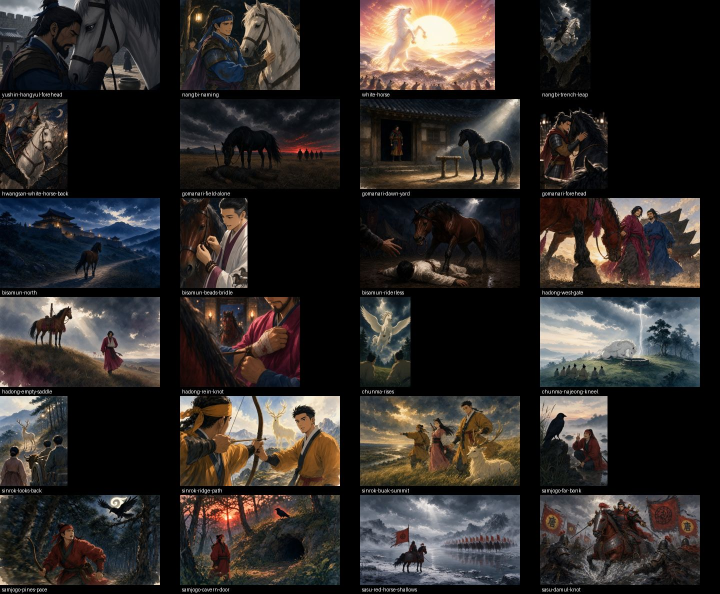
#> input picture scripts/.cache/animal-sheet.jpg, 1440 x 1188 px (shown at 1/2 size)
$ python -i style-sheet.py   (imports and definitions only)
#> lines starting #> are read from the running program, lines starting #| are printed output that depends on the picture; after the words box and inside, x2 and y2 are one past the last pixel; in counts of white or black regions, pixels touching at a corner belong together
#> further down, picture is the input picture: PIL image 1440x1188 RGB; mean R, G, B 48.5, 43.9, 41.5
#!/usr/bin/env python3
"""One GenerateImage sheet: top row is the three style stills, bottom row is identity."""
import os
import sys
from PIL import Image, ImageChops

ROOT = "/Users/heewon/Documents/GitHub/kingdom"
STYLES = [
    f"{ROOT}/scripts/.cache/refs-small/hek-moon-above-src.jpg",
]
LIMIT = 45_000


def load(path):
    return Image.open(path).convert("RGB")


def bust(im):
    diff = ImageChops.difference(im, Image.new("RGB", im.size, "white")).convert("L")
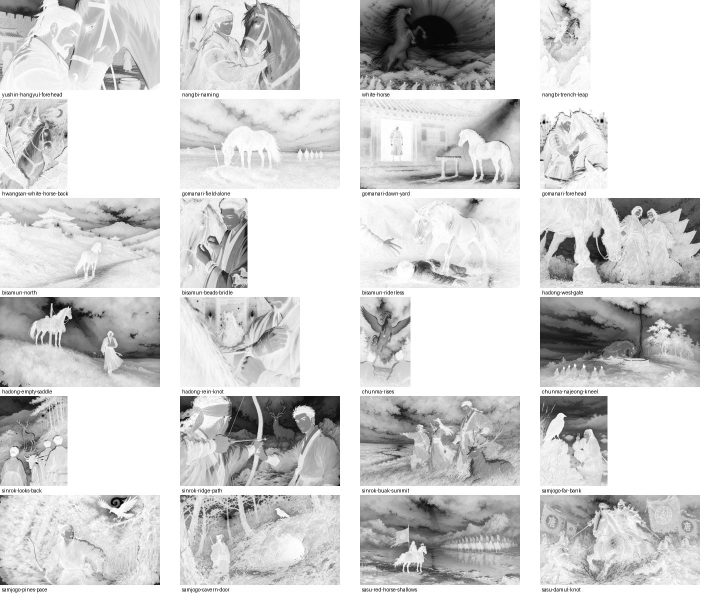
#> diff: PIL image 1440x1188 L (shown at 1/2 size); min 0, max 255, mean 210
    diff = diff.point(lambda v: 255 if v > 24 else 0)
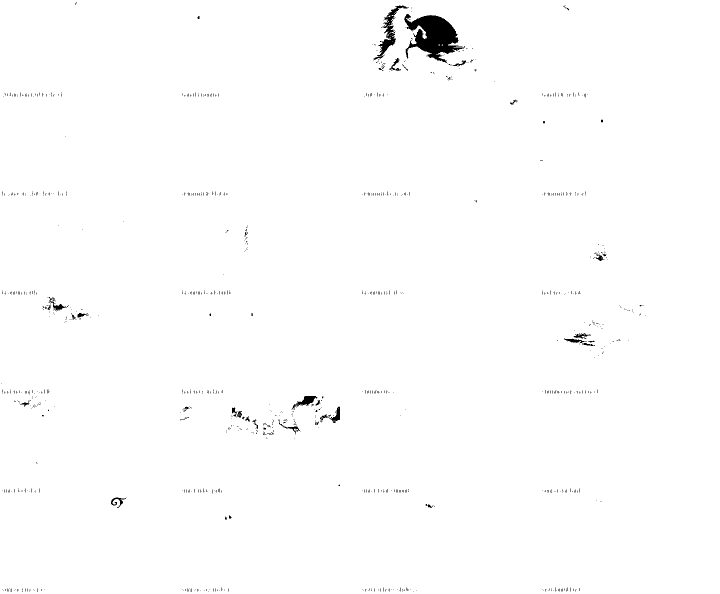
#> diff: PIL image 1440x1188 L (shown at 1/2 size); 99.2% white; 990 black regions (955 under 20 px), largest, box (x1, y1, x2, y2) and area: (808, 28, 930, 126) 6018, (747, 11, 818, 120) 1472, (583, 792, 635, 820) 488
    box = diff.getbbox()
#> box = (0, 0, 1440, 1188)
    if box:
        im = im.crop(box)
    return im.crop((0, 0, im.width, round(im.height * 0.46)))
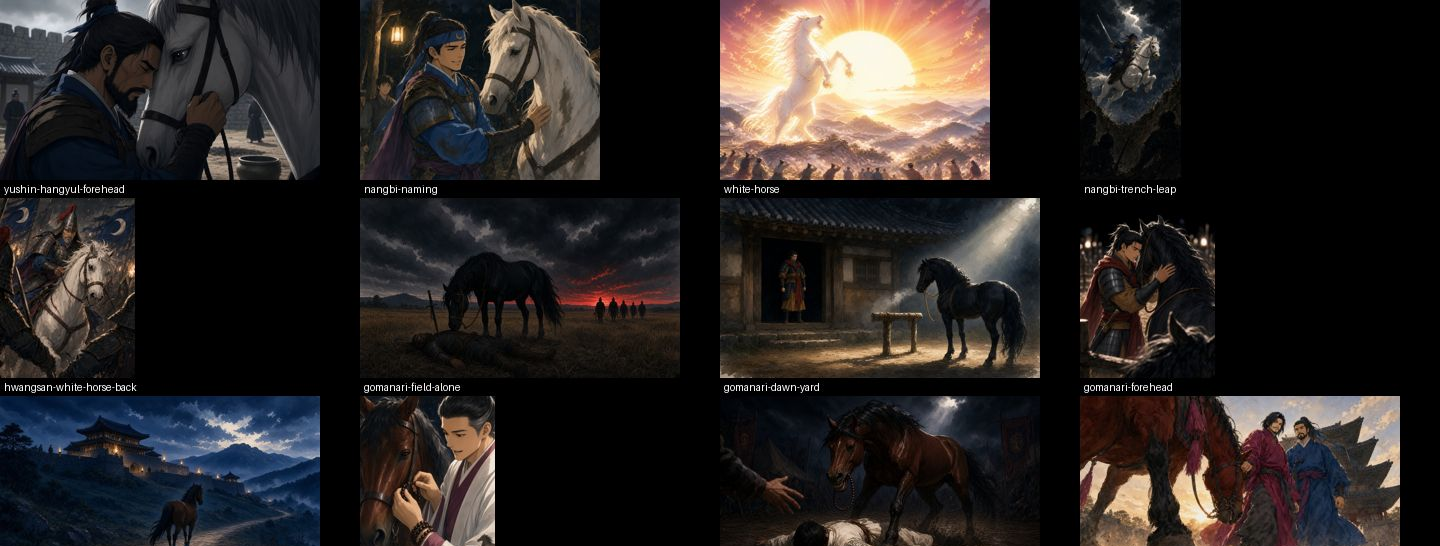
#> returned value: PIL image 1440x546 RGB; mean R, G, B 40.6, 36, 34.5


# [13 lines left out: function row, not called in this run]


def fit_width(im, width):
    h = max(1, round(im.height * width / im.width))
    return im.resize((width, h), Image.LANCZOS)


# [28 lines left out: function compose, not called in this run]


# [2 lines not run here, left out]

>>> from PIL import Image
>>> picture = Image.open('animal-sheet.jpg')
>>> result = bust(picture)

$ run again, on scripts/.cache/cln_go.jpg
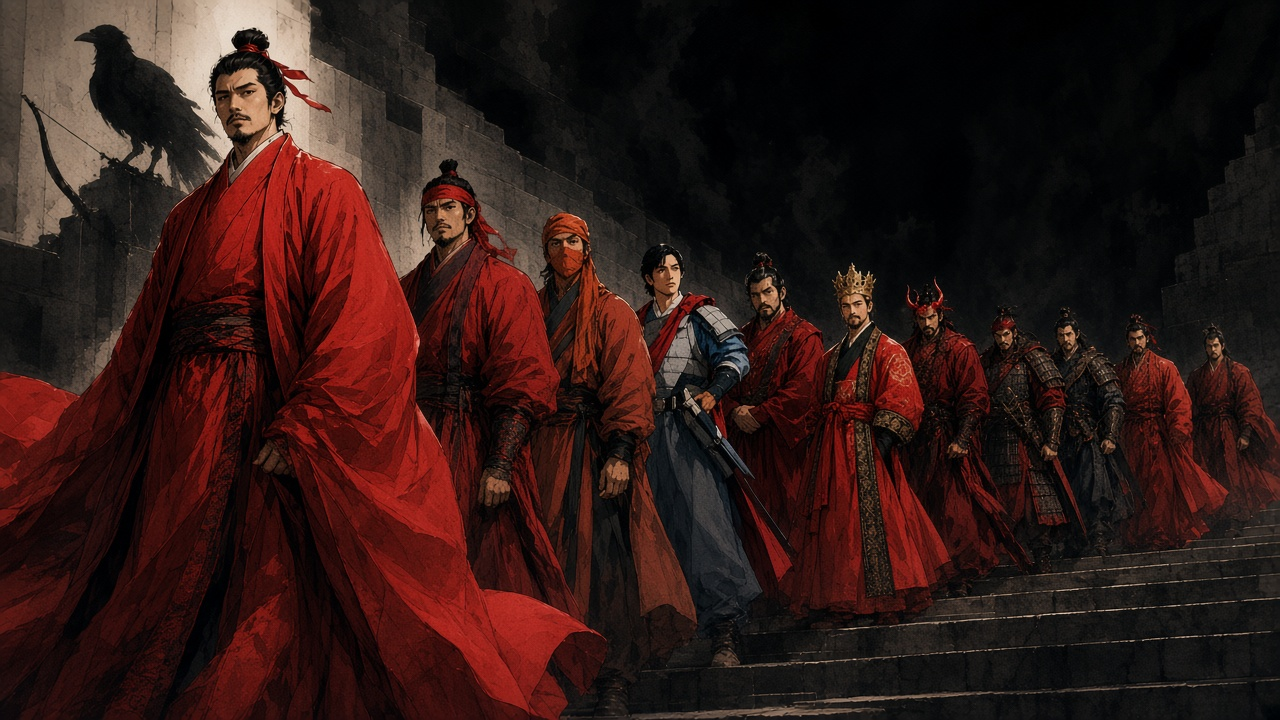
#> input picture scripts/.cache/cln_go.jpg, 1280 x 720 px
#> picture is the input picture: PIL image 1280x720 RGB; mean R, G, B 48, 25.1, 22
#> in bust, `diff = diff.point(lambda v: 255 if v > 24 else 0)`:
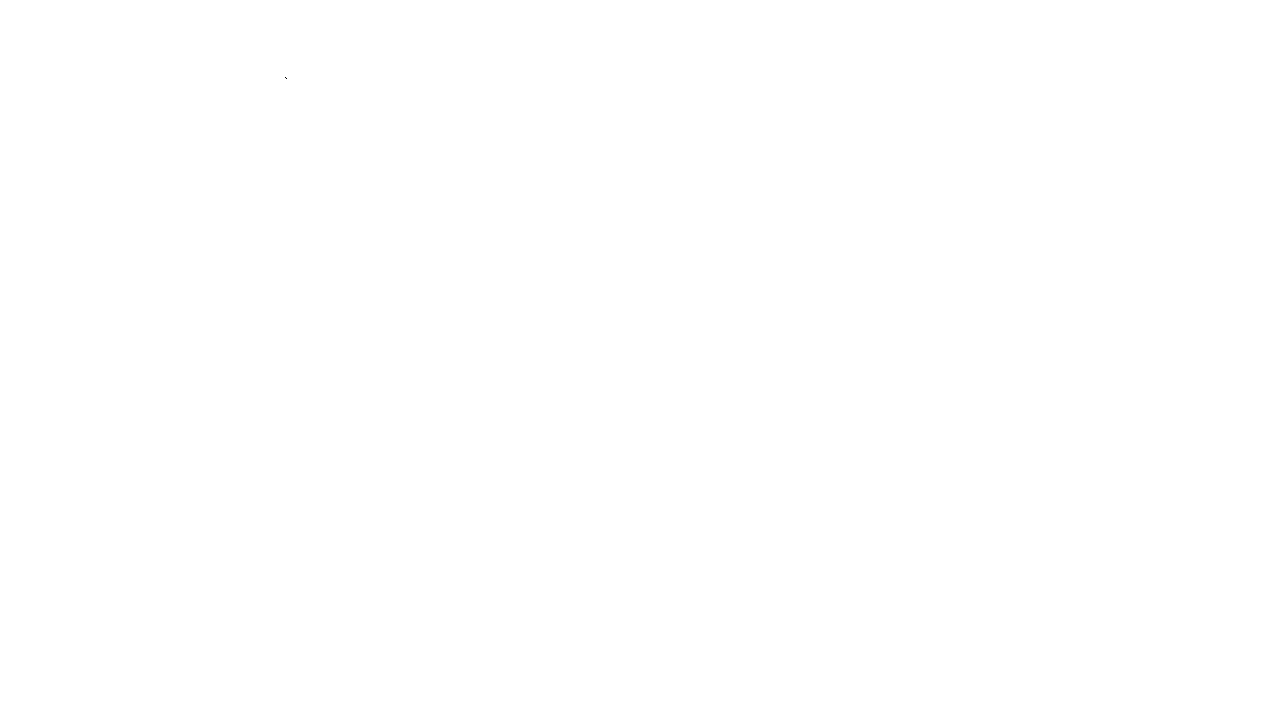
#> diff: PIL image 1280x720 L; 100% white; black in thin lines or dots, all inside (x1, y1, x2, y2) = (285, 77, 287, 79)
#> box = (0, 0, 1280, 720)
#> in bust, `return im.crop((0, 0, im.width, round(im.height * 0.46)))`:
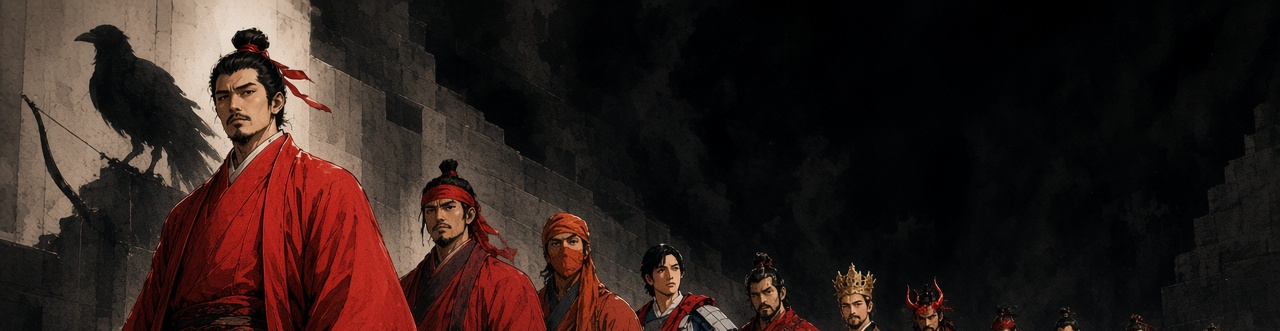
#> returned value: PIL image 1280x331 RGB; mean R, G, B 44.7, 30.4, 26.8

$ run again, on scripts/.cache/cln_gyeongju_kim.jpg
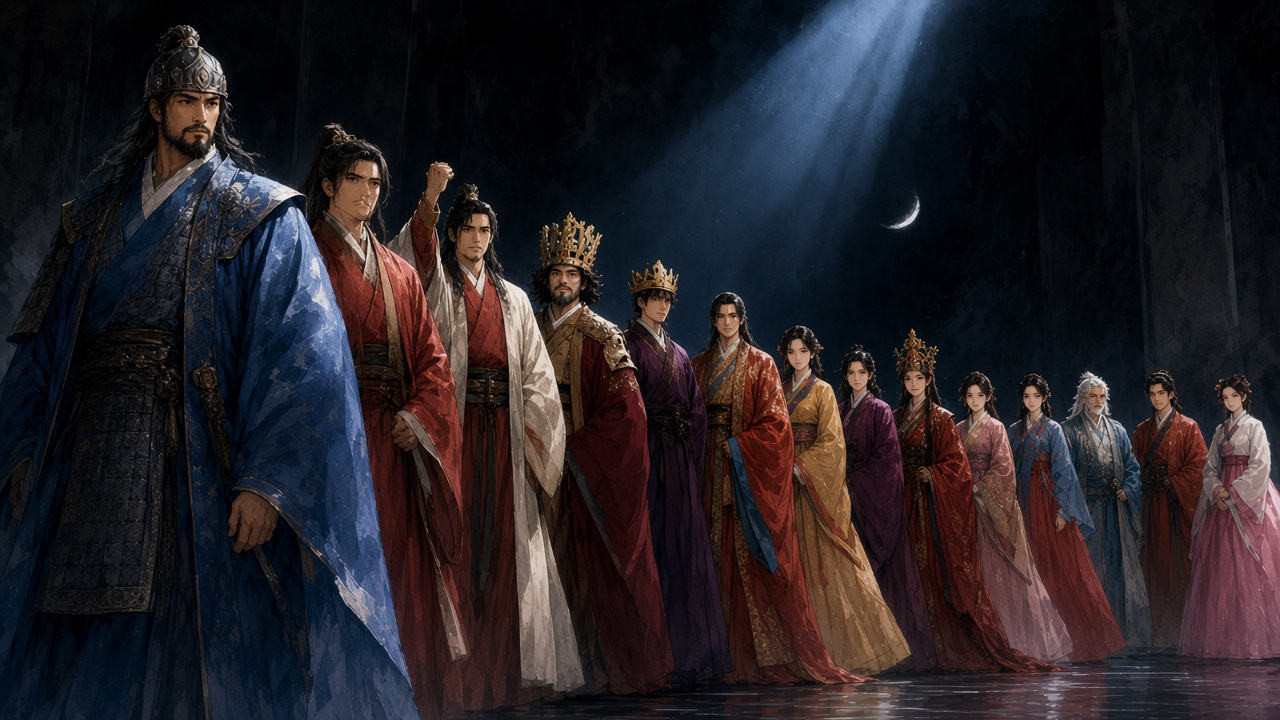
#> input picture scripts/.cache/cln_gyeongju_kim.jpg, 1280 x 720 px
#> picture is the input picture: PIL image 1280x720 RGB; mean R, G, B 37.2, 32.3, 37.1
#> in bust, `diff = diff.point(lambda v: 255 if v > 24 else 0)`:
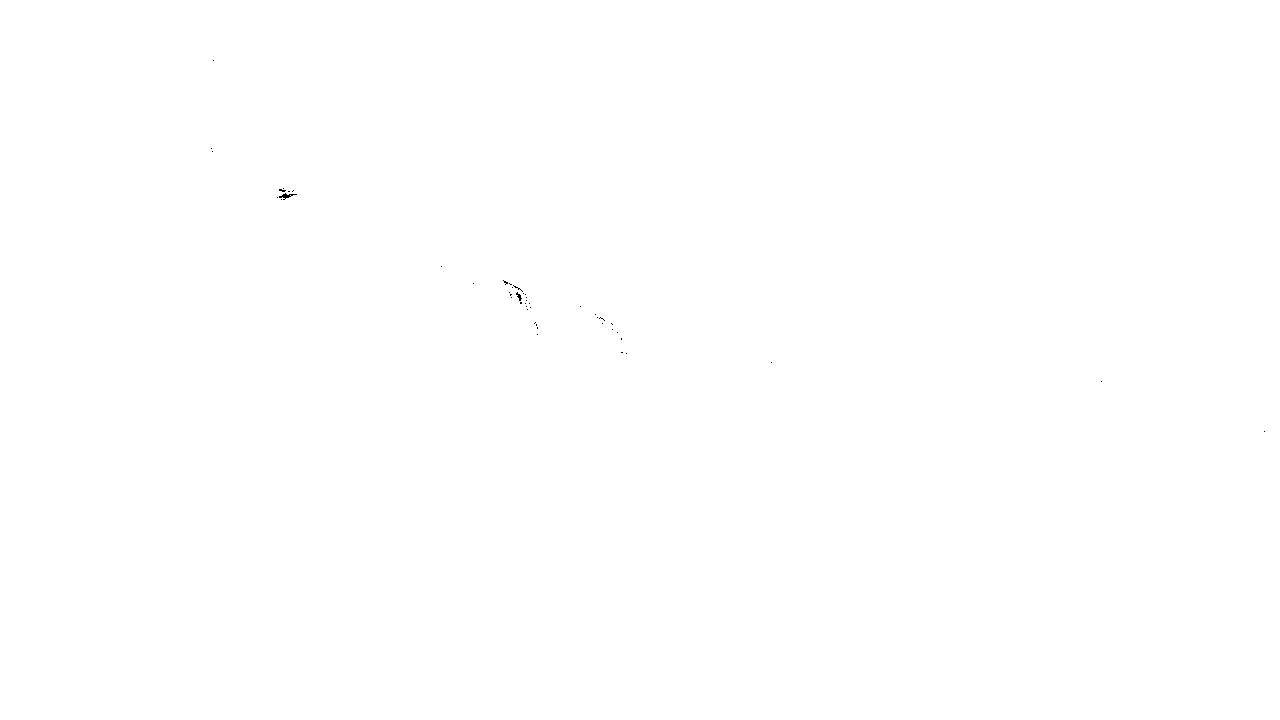
#> diff: PIL image 1280x720 L; 100% white; black in thin lines or dots, all inside (x1, y1, x2, y2) = (211, 60, 1265, 432)
#> box = (0, 0, 1280, 720)
#> in bust, `return im.crop((0, 0, im.width, round(im.height * 0.46)))`:
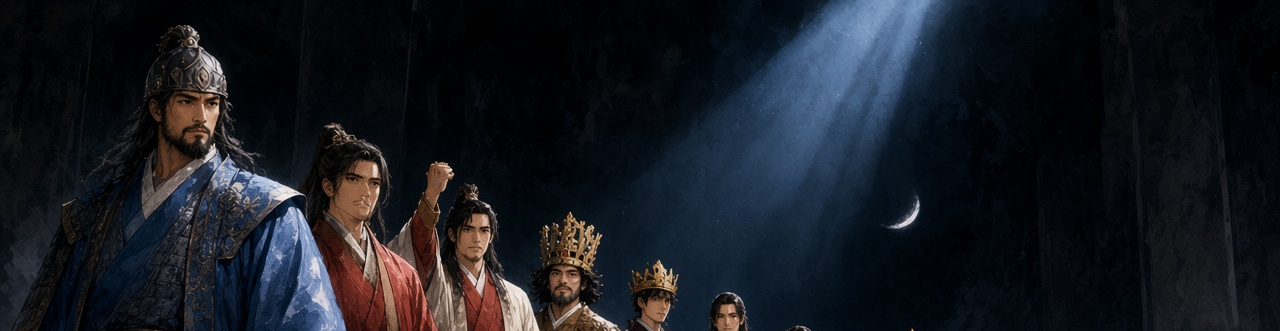
#> returned value: PIL image 1280x331 RGB; mean R, G, B 23.4, 26.5, 33.3

$ run again, on scripts/.cache/fox-sheet.jpg
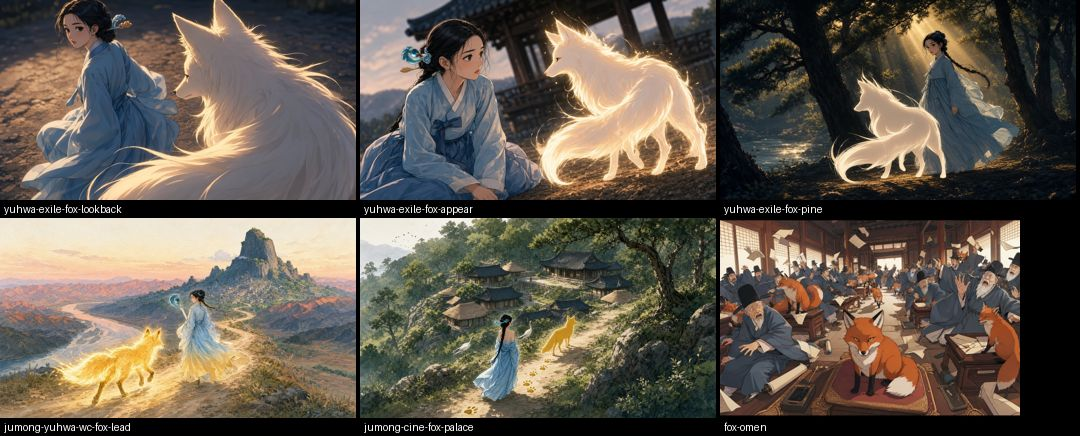
#> input picture scripts/.cache/fox-sheet.jpg, 1080 x 436 px
#> picture is the input picture: PIL image 1080x436 RGB; mean R, G, B 97.9, 89.3, 78.7
#> in bust, `diff = diff.point(lambda v: 255 if v > 24 else 0)`:
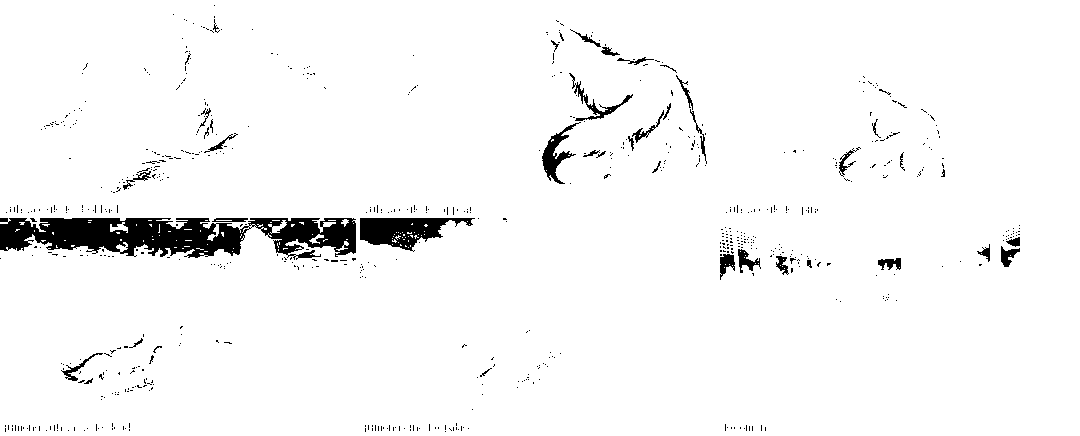
#> diff: PIL image 1080x436 L; 96.3% white; 710 black regions (671 under 20 px), largest, box (x1, y1, x2, y2) and area: (0, 218, 356, 260) 9391, (360, 218, 475, 252) 2105, (542, 122, 581, 184) 720
#> box = (0, 0, 1080, 436)
#> in bust, `return im.crop((0, 0, im.width, round(im.height * 0.46)))`:
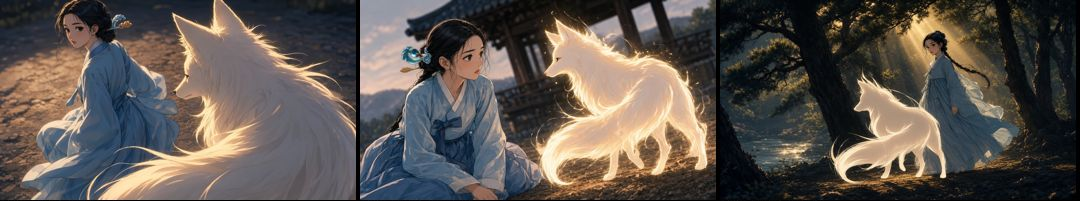
#> returned value: PIL image 1080x201 RGB; mean R, G, B 92.7, 85.3, 79.7
